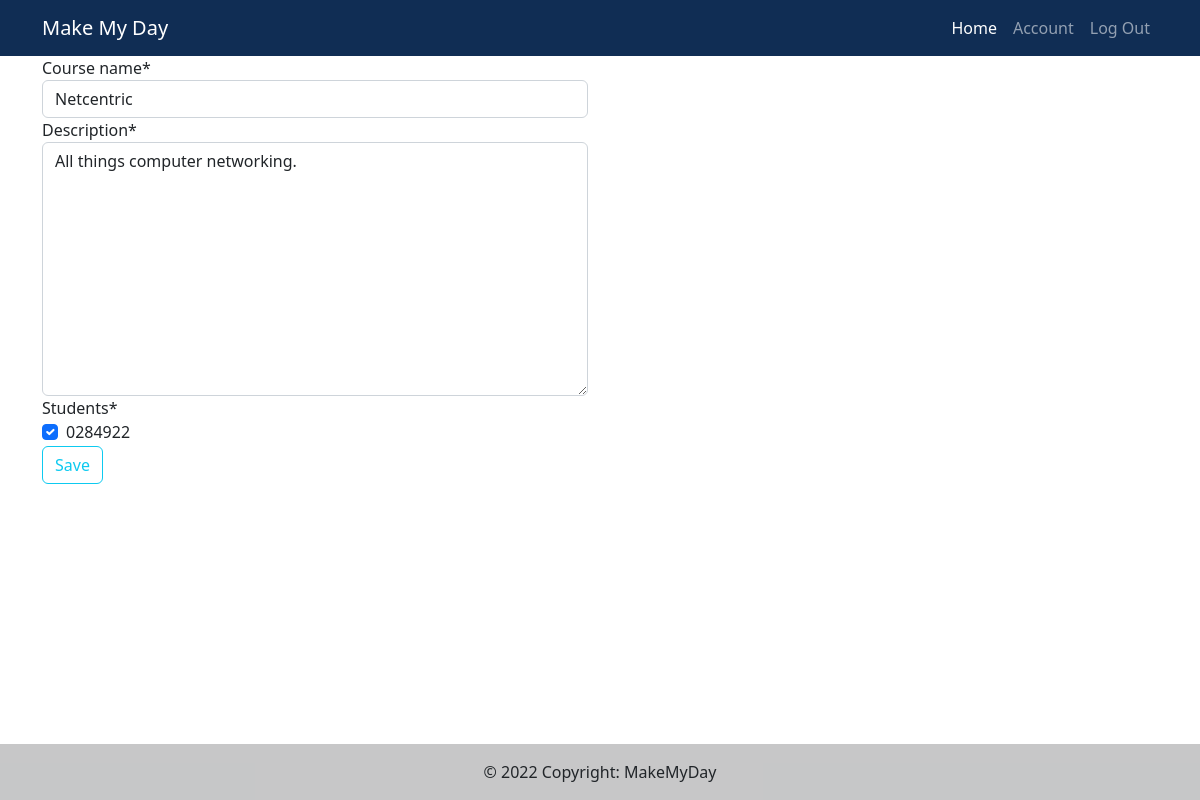
The page /course/edit/1/ (signed in) on the database as committed earlier.
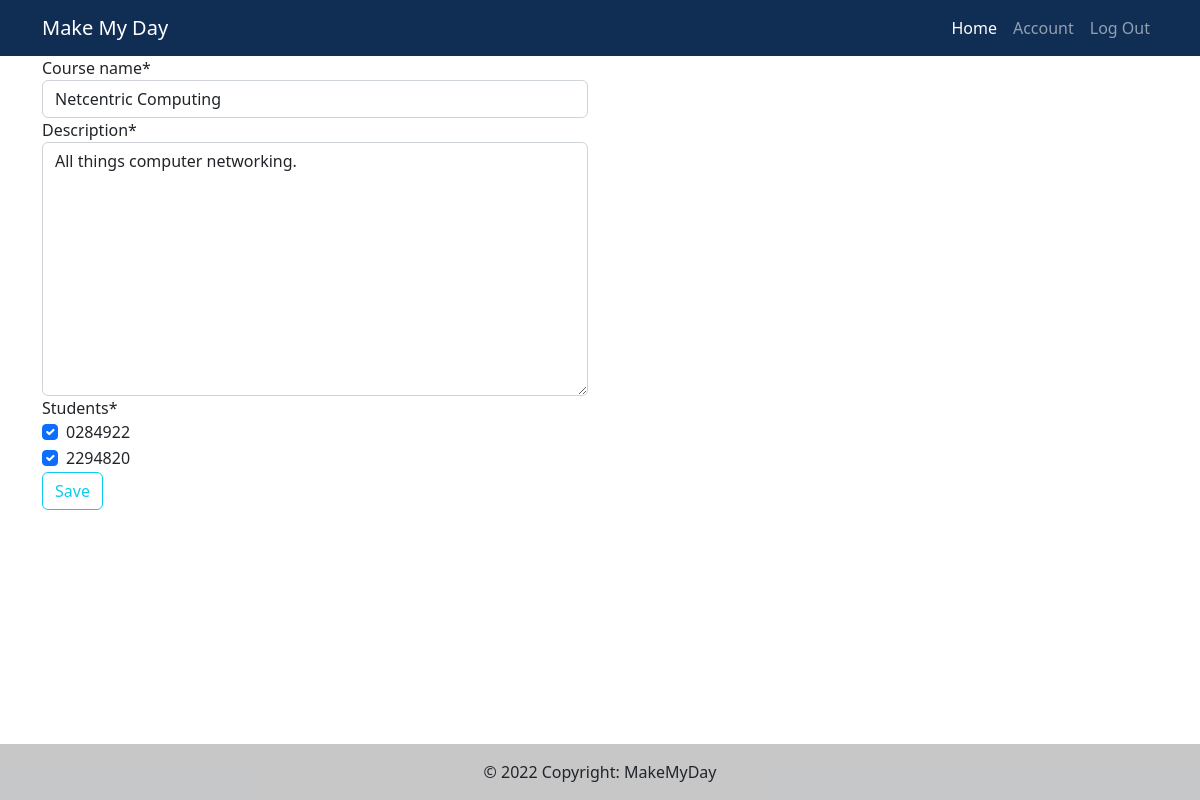
The same page on the database as committed later.
### main/models.py (models this page shows, shortened)
class Course(models.Model):
    instructors = models.ManyToManyField(Instructor, related_name="instructors")
    students = models.ManyToManyField(Student, related_name="students")
    course_id = models.BigAutoField(primary_key=True, db_column="course_id")
    course_name = models.CharField(max_length=255)
    description = models.TextField(default="")

### course/views.py (the view)
# urls.py: path('edit/<int:pk>/', courseViews.CourseEdit.as_view(), name='course_edit'),
class CourseEdit(LoginRequiredMixin, UpdateView):
    model = Course
    form_class = CourseForm
    template_name = 'course/course_form.html'
    success_url = reverse_lazy('course_list')

### course/form.py
class CourseForm(ModelForm):
    class Meta:
        model = Course
        fields = ['course_name', 'description', 'students']
    students = forms.ModelMultipleChoiceField(queryset=Student.objects.all(),widget=forms.CheckboxSelectMultiple)

### main/models.py (called while the page is built)
    def __str__(self):
        return str(self.student_id)

### course/templates/course/course_form.html
{% extends 'main/base.html' %}
{% load crispy_forms_tags %}
{% block content %}
<div class="container">
    <div class="row">
    <div class="col-md-6">
        <form method="post">{% csrf_token %}
            <div class="form-group">
                {{form|crispy}}
            </div>
            <div class="form-group">
                <button type="submit" class="btn btn-outline-info btn-block">Save</button>
            </div>
        </form>
    </div>
    </div>
</div>
{% endblock %}

Rows that differ between the two databases and show on the page:
changed Course "All things computer networking.": course_name "Netcentric" → "Netcentric Computing"
Other text that changed with them:
form field students: "☑" → "☑ ☑"
text no longer shown: "Course name * Description * Students * 0284922"
text now shown: "Course name * Description * Students * 0284922 2294820"
